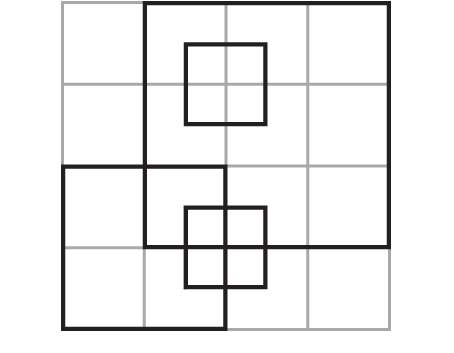
#> input picture Harris operator, SIFT & Template Matching/box.jpg, 454 x 353 px
$ python -i Harris_Corner_Detection_Algorithm.py   (imports and definitions only)
#> lines starting #> are read from the running program, lines starting #| are printed output that depends on the picture
import numpy as np
from scipy import signal as sig
from scipy import ndimage as ndi
import matplotlib.pyplot as plt
from skimage.io import imread
from skimage.color import rgb2gray
import cv2 as cv2


def gradient_x(grayImg):
    ##Sobel operator kernels.
    kernel_x = np.array([[-1, 0, 1],[-2, 0, 2],[-1, 0, 1]])
    return sig.convolve2d(grayImg, kernel_x, mode='same')


def gradient_y(grayImg):
    kernel_y = np.array([[1, 2, 1], [0, 0, 0], [-1, -2, -1]])
    return sig.convolve2d(grayImg, kernel_y, mode='same')
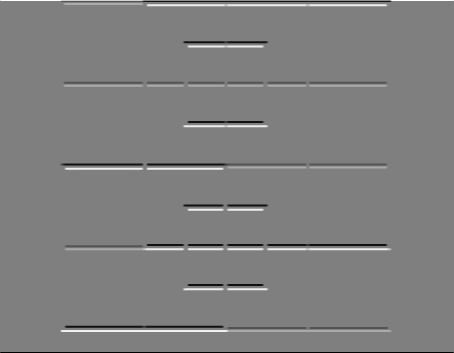
#> returned value: shape (353, 454) int64; min -1020, max 1020, mean 0; drawn with min black and max white


def harris(grayImg):
    Ix = gradient_x(grayImg)
    Iy = gradient_y(grayImg)

    Ixx = ndi.gaussian_filter(Ix**2, sigma=1)
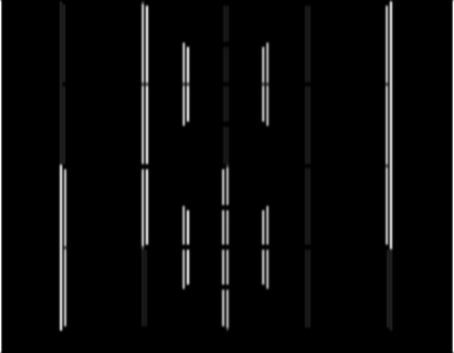
#> Ixx: shape (353, 454) int64; min 0, max 666807, mean 25197.7; drawn with min black and max white
    Ixy = ndi.gaussian_filter(Iy*Ix, sigma=1)
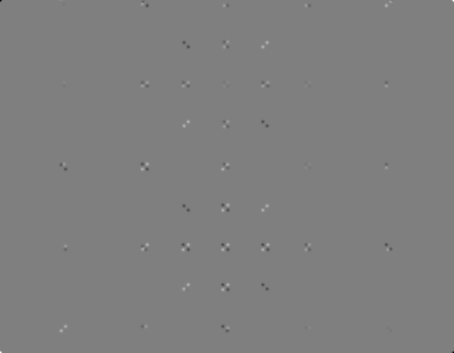
#> Ixy: shape (353, 454) int64; min -240393, max 240393, mean -1; drawn with min black and max white
    Iyy = ndi.gaussian_filter(Iy**2, sigma=1)
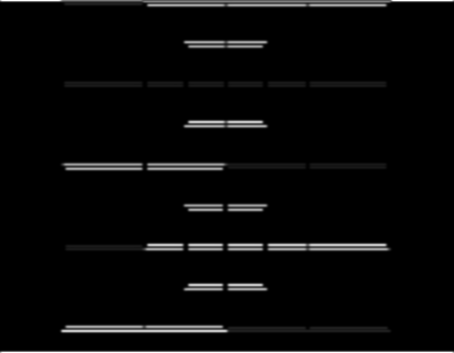
#> Iyy: shape (353, 454) int64; min 0, max 666807, mean 23334.2; drawn with min black and max white


    k = 0.05

    # determinant
    detA = Ixx * Iyy - Ixy ** 2
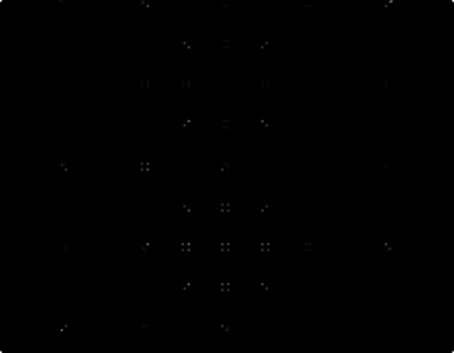
#> detA: shape (353, 454) int64; min -291600, max 1.72e+11, mean 116268287.2; drawn with min black and max white
    # trace
    traceA = Ixx + Iyy
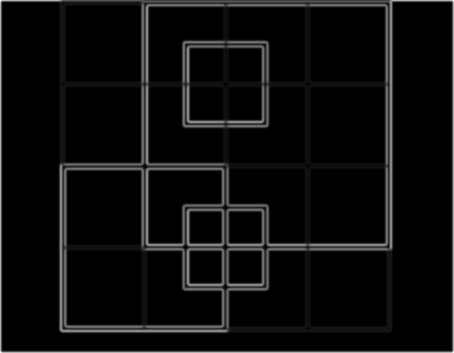
#> traceA: shape (353, 454) int64; min 0, max 959668, mean 48531.9; drawn with min black and max white

    R = detA - k * traceA ** 2
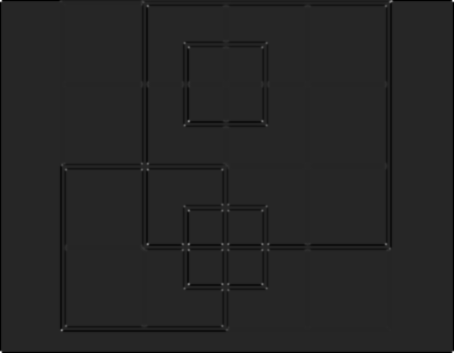
#> R: shape (353, 454) float64; min -2.22e+10, max 1.26e+11, mean -751856524.8; drawn with min black and max white


    dola = np.zeros((grayImg.shape[0],grayImg.shape[1]))
    dola[R>0.1*R.max()] = True
    x = np.where(dola == True)
    features =np.asarray(x).T.tolist()
    return features


# [10 lines of commented-out code are left out]

>>> import cv2
>>> picture = cv2.imread('box.jpg', cv2.IMREAD_GRAYSCALE)
>>> result = harris(picture)
#> result = 250 pairs, first value 0 to 352, second value 0 to 453
